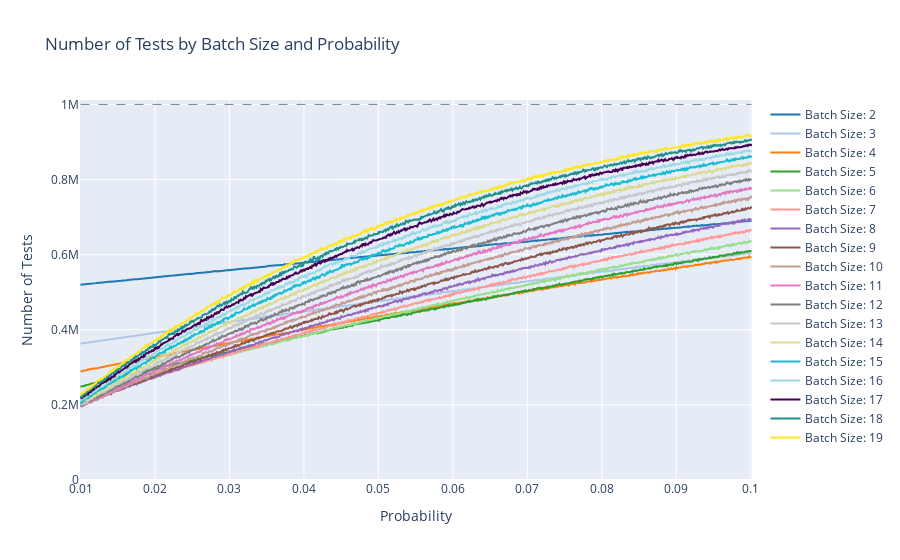

Here is the notebook cell this chart was saved with:
### Code cell
sim_3_plotly = plot_interactive_monte_carlo(sim_3)
iplot(sim_3_plotly)

### Figure 1 — Plotly figure (JSON) as saved in the notebook; plotly's stock layout.template omitted (floating-point values rounded to 4 significant figures; data arrays with more than 128 entries replaced by an {"elided": "..."} marker saying what was removed)
{"data": [{"line": {"color": "rgb(31, 119, 180)"}, "mode": "lines", "name": "Batch Size: 2", "type": "scatter", "x": {"elided": "902 float values"}, "y": {"elided": "902 int values"}}, {"line": {"color": "rgb(174, 199, 232)"}, "mode": "lines", "name": "Batch Size: 3", "type": "scatter", "x": {"elided": "902 float values"}, "y": {"elided": "902 int values"}}, {"line": {"color": "rgb(255, 127, 14)"}, "mode": "lines", "name": "Batch Size: 4", "type": "scatter", "x": {"elided": "902 float values"}, "y": {"elided": "902 int values"}}, {"line": {"color": "rgb(44, 160, 44)"}, "mode": "lines", "name": "Batch Size: 5", "type": "scatter", "x": {"elided": "902 float values"}, "y": {"elided": "902 int values"}}, {"line": {"color": "rgb(152, 223, 138)"}, "mode": "lines", "name": "Batch Size: 6", "type": "scatter", "x": {"elided": "902 float values"}, "y": {"elided": "902 int values"}}, {"line": {"color": "rgb(255, 152, 150)"}, "mode": "lines", "name": "Batch Size: 7", "type": "scatter", "x": {"elided": "902 float values"}, "y": {"elided": "902 int values"}}, {"line": {"color": "rgb(148, 103, 189)"}, "mode": "lines", "name": "Batch Size: 8", "type": "scatter", "x": {"elided": "902 float values"}, "y": {"elided": "902 int values"}}, {"line": {"color": "rgb(140, 86, 75)"}, "mode": "lines", "name": "Batch Size: 9", "type": "scatter", "x": {"elided": "902 float values"}, "y": {"elided": "902 int values"}}, {"line": {"color": "rgb(196, 156, 148)"}, "mode": "lines", "name": "Batch Size: 10", "type": "scatter", "x": {"elided": "902 float values"}, "y": {"elided": "902 int values"}}, {"line": {"color": "rgb(227, 119, 194)"}, "mode": "lines", "name": "Batch Size: 11", "type": "scatter", "x": {"elided": "902 float values"}, "y": {"elided": "902 int values"}}, {"line": {"color": "rgb(127, 127, 127)"}, "mode": "lines", "name": "Batch Size: 12", "type": "scatter", "x": {"elided": "902 float values"}, "y": {"elided": "902 int values"}}, {"line": {"color": "rgb(199, 199, 199)"}, "mode": "lines", "name": "Batch Size: 13", "type": "scatter", "x": {"elided": "902 float values"}, "y": {"elided": "902 int values"}}, {"line": {"color": "rgb(219, 219, 141)"}, "mode": "lines", "name": "Batch Size: 14", "type": "scatter", "x": {"elided": "902 float values"}, "y": {"elided": "902 int values"}}, {"line": {"color": "rgb(23, 190, 207)"}, "mode": "lines", "name": "Batch Size: 15", "type": "scatter", "x": {"elided": "902 float values"}, "y": {"elided": "902 int values"}}, {"line": {"color": "rgb(158, 218, 229)"}, "mode": "lines", "name": "Batch Size: 16", "type": "scatter", "x": {"elided": "902 float values"}, "y": {"elided": "902 int values"}}, {"line": {"color": "rgb(68, 1, 84)"}, "mode": "lines", "name": "Batch Size: 17", "type": "scatter", "x": {"elided": "902 float values"}, "y": {"elided": "902 int values"}}, {"line": {"color": "rgb(32, 144, 140)"}, "mode": "lines", "name": "Batch Size: 18", "type": "scatter", "x": {"elided": "902 float values"}, "y": {"elided": "902 int values"}}, {"line": {"color": "rgb(253, 231, 36)"}, "mode": "lines", "name": "Batch Size: 19", "type": "scatter", "x": {"elided": "902 float values"}, "y": {"elided": "902 int values"}}], "layout": {"hovermode": "closest", "shapes": [{"line": {"color": "grey", "dash": "dash", "width": 1}, "type": "line", "x0": 0.01, "x1": 0.1001, "y0": 1000000, "y1": 1000000}], "title": {"text": "Number of Tests by Batch Size and Probability"}, "xaxis": {"title": {"text": "Probability"}}, "yaxis": {"range": [0, 1012000.0], "title": {"text": "Number of Tests"}}}}
